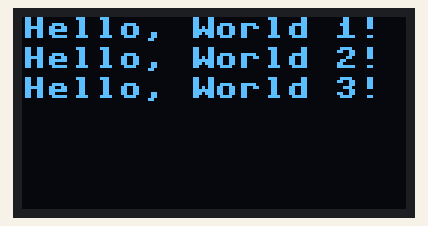
A program run on a simulated ESP32 board running MicroPython. Shown: 128×64 one-colour display. Library files of the repository ran but are not shown: ssd1306.py. At 0.1 s the program stops and its outputs stay as they are.

Above: at 0.1 s.

The program:

main.py
```python
# Complete project details at https://RandomNerdTutorials.com/micropython-programming-with-esp32-and-esp8266/

from machine import Pin, SoftI2C
import ssd1306
from time import sleep

# ESP32 Pin assignment
i2c = SoftI2C(scl=Pin(22), sda=Pin(21))

# ESP8266 Pin assignment
#i2c = SoftI2C(scl=Pin(5), sda=Pin(4))

oled_width = 128
oled_height = 64
oled = ssd1306.SSD1306_I2C(oled_width, oled_height, i2c)

oled.text('Hello, World 1!', 0, 0)
oled.text('Hello, World 2!', 0, 10)
oled.text('Hello, World 3!', 0, 20)

oled.show()
```
